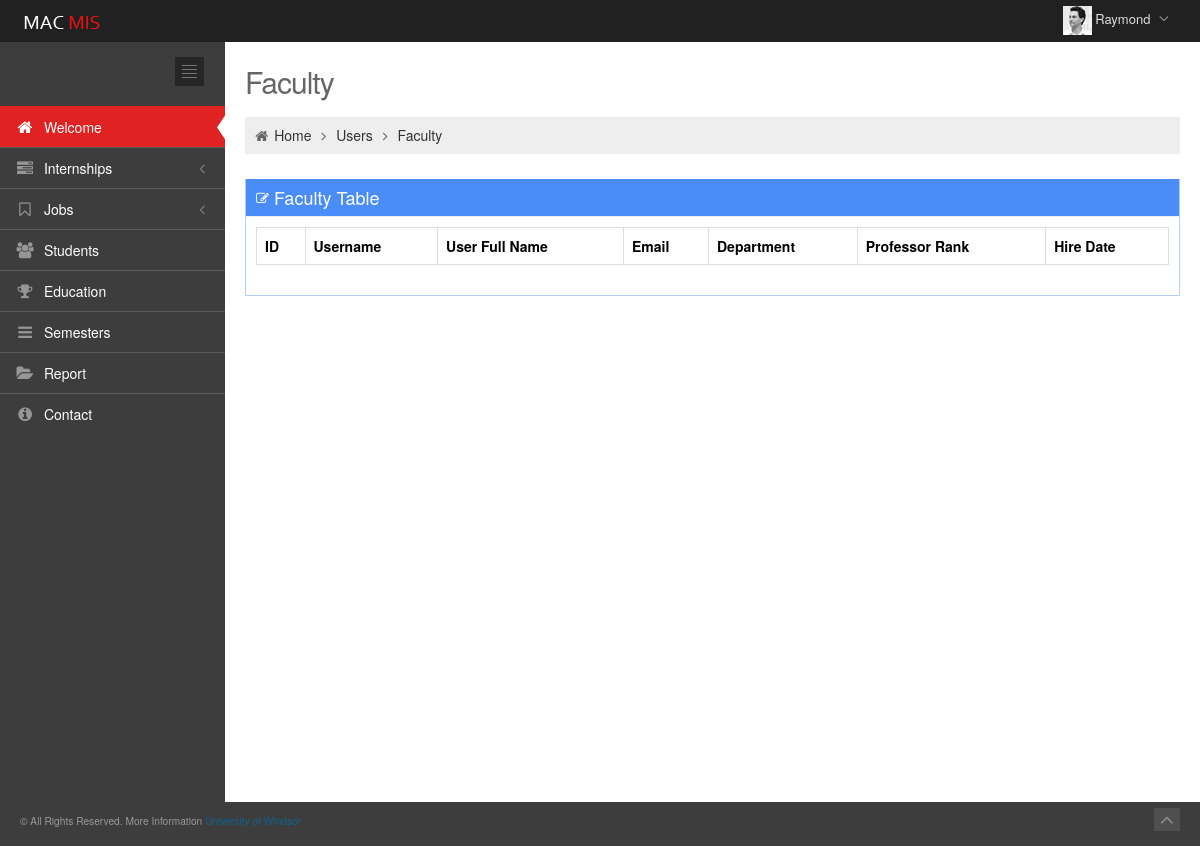
/app/faculty (signed in), run on an earlier commit of the app's database.
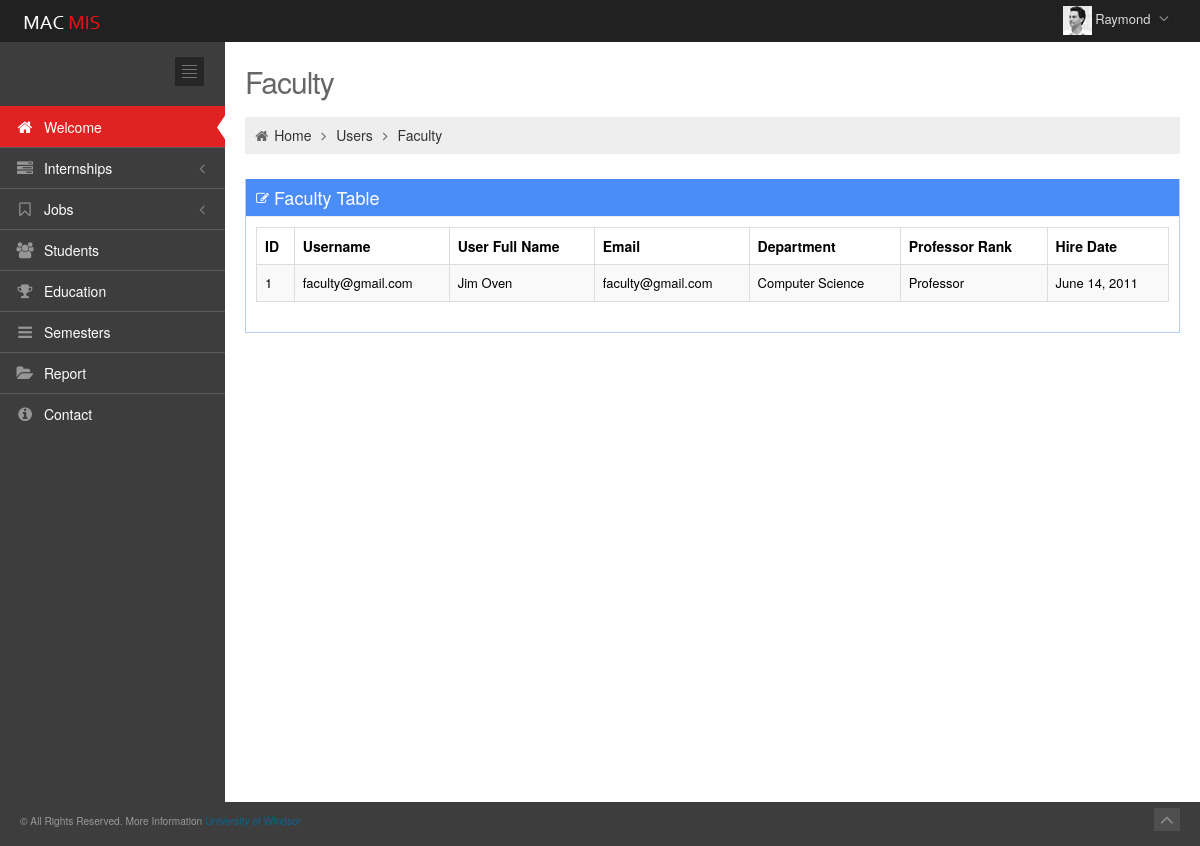
And on a later commit of the database.
### app/models.py (models this page shows, shortened)
class Faculty(models.Model):
    user = models.OneToOneField(User)
    fac_department = models.CharField(max_length=20,default="")
    fac_hire_date = models.DateField()
    fac_professor_rank = models.CharField(max_length=30,blank=True)

### app/views.py (the view)
# urls.py: url(r'^faculty/update/(?P<pk>\d+)$', views.FacultyUpdateView.as_view(), name='update_faculty'),
def faculty(request):
    faculty_list = Faculty.objects.all()
    return render(request, 'app/faculty.html',{'faculty_list':faculty_list})

### app/templates/app/faculty.html (shortened to what this page needs)
{% extends 'app/base.html' %}
{% block container %}
		<div class="page-content">
			<div class="container-fluid">
				<div class="row-fluid">
					<div class="span12">
						<h3 class="page-title">
							Faculty
						</h3>
						<ul class="breadcrumb">
							<li>
								<i class="icon-home"></i>
								<a href="welcome.html">Home</a>
								<i class="icon-angle-right"></i>
							</li>
							<li>
								<a href="#">Users</a>
								<i class="icon-angle-right"></i>
							</li>
							<li><a href="#">Faculty</a></li>
						</ul>
					</div>
				</div>
				<div class="row-fluid">
					<div class="span12">
						<div class="portlet box blue">
							<div class="portlet-title">
								<div class="caption"><i class="icon-edit"></i>Faculty Table</div>
							</div>
							<div class="portlet-body">
								<table class="table table-striped table-hover table-bordered" id="sample_editable_1">
									<thead>
										<tr>
											<th>ID</th>
											<th>Username</th>
											<th>User Full Name</th>
											<th>Email</th>
											<th>Department</th>
											<th>Professor Rank</th>
											<th>Hire Date</th>
										</tr>
									</thead>
									<tbody>
                                    {% for faculty in faculty_list %}
										<tr class="">
											<td>{{ faculty.id }}</td>
											<td>{{ faculty.user.username }}</td>
											<td>{{ faculty.user.first_name }} {{ faculty.user.last_name }}</td>
											<td>{{ faculty.user.email }}</td>
											<td>{{ faculty.fac_department }}</td>
											<td>{{ faculty.fac_professor_rank }}</td>
											<td>{{ faculty.fac_hire_date }}</td>
										</tr>
                                    {% endfor %}
									</tbody>
								</table>
							</div>
						</div>
					</div>
				</div>
			</div>
		</div>
{% endblock %}

What changed in the data, as far as the page shows it:
added Faculty: id "1", user.username "faculty@gmail.com", user.first_name "Jim", user.last_name "Oven", user.email "faculty@gmail.com", fac_department "Computer Science", fac_professor_rank "Professor", fac_hire_date "June 14, 2011"
